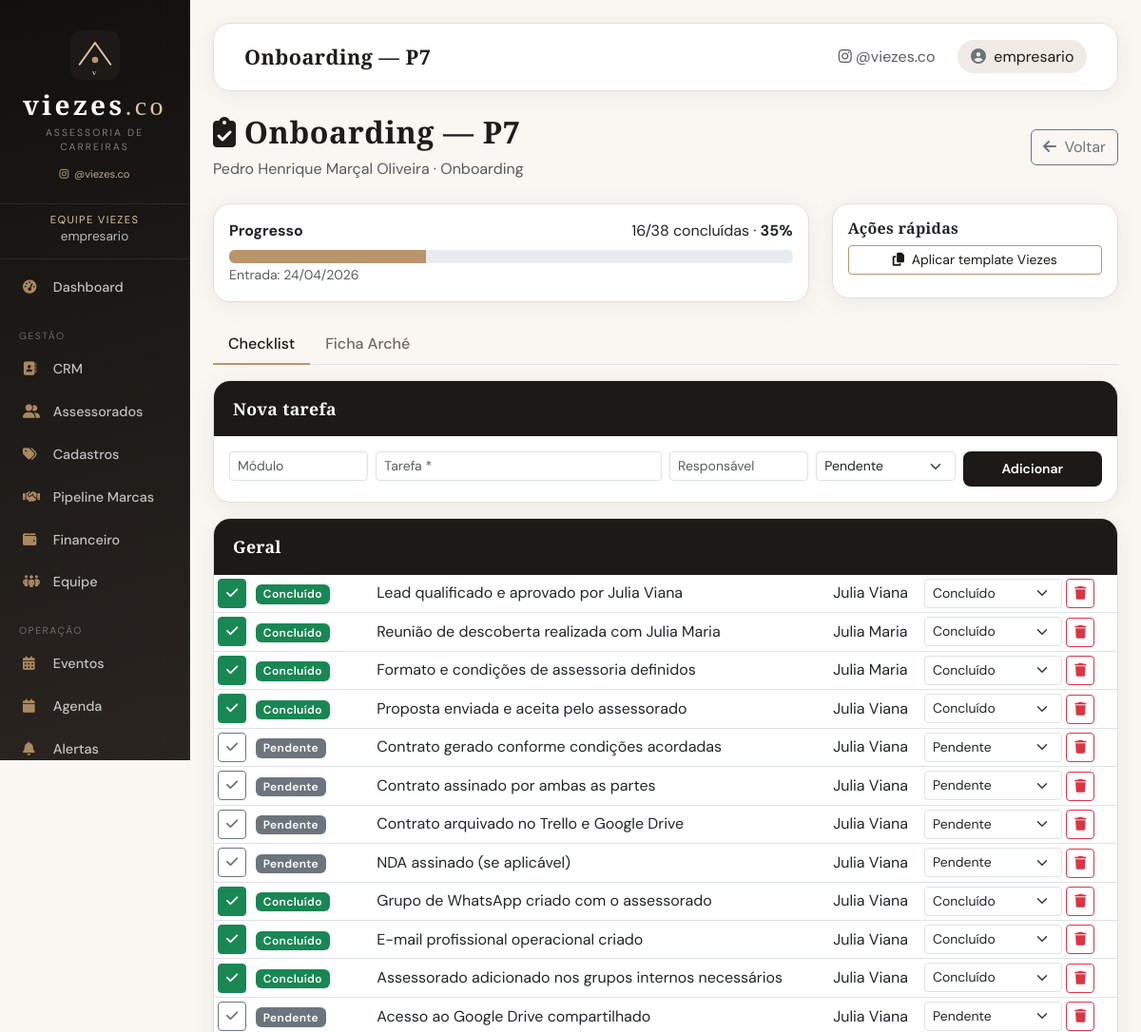
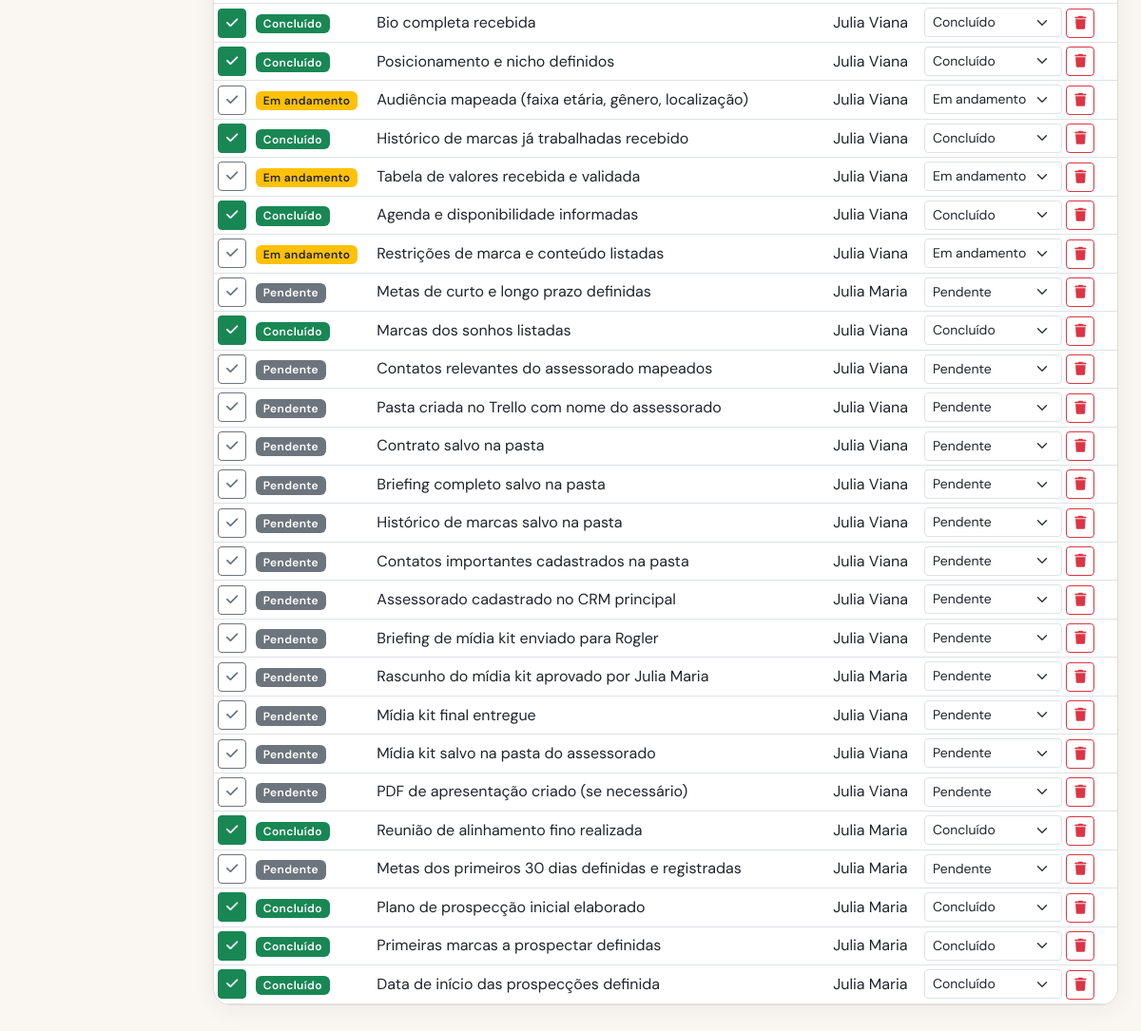
Page /artists/3/onboarding (signed in) on the committed database (2 pictures, top to bottom).
### app/models.py (models this page shows, shortened)
class User(UserMixin, db.Model):
    id = db.Column(db.Integer, primary_key=True)
    username = db.Column(db.String(80), unique=True, nullable=False)
    email = db.Column(db.String(120), unique=True, nullable=False)
    password_hash = db.Column(db.String(255), nullable=False)
    is_manager = db.Column(db.Boolean, default=False)  # True para empresário
    artist_id = db.Column(db.Integer, db.ForeignKey('artist.id'), nullable=True)
    display_name = db.Column(db.String(120), nullable=True)
    team_role = db.Column(db.String(40), nullable=True)  # estrategico, operacional, captacao
    phone = db.Column(db.String(20), nullable=True)
    is_active_user = db.Column(db.Boolean, default=True)
    created_at = db.Column(db.DateTime, default=datetime.utcnow)
    google_token = db.Column(db.Text, nullable=True)
    artist = db.relationship('Artist', backref='user_account', uselist=False)

class Artist(db.Model):
    id = db.Column(db.Integer, primary_key=True)
    name = db.Column(db.String(100), nullable=False)
    stage_name = db.Column(db.String(100), nullable=False)
    email = db.Column(db.String(120), nullable=False)
    phone = db.Column(db.String(20), nullable=True)
    artist_type_id = db.Column(db.Integer, db.ForeignKey('artist_type.id'), nullable=False)
    genre = db.Column(db.String(50), nullable=True)  # Gênero específico dentro do tipo
    description = db.Column(db.Text, nullable=True)
    color = db.Column(db.String(7), nullable=False)  # Cor em hex para agenda
    created_at = db.Column(db.DateTime, default=datetime.utcnow)
    is_active = db.Column(db.Boolean, default=True)
    client_status = db.Column(db.String(20), default='ativo')  # lead, onboarding, ativo, inativo
    service_type = db.Column(db.String(30), nullable=True)  # legado — use service_type_id
    service_type_id = db.Column(db.Integer, db.ForeignKey('catalog_item.id'), nullable=True)
    niche = db.Column(db.String(120), nullable=True)
    city = db.Column(db.String(80), nullable=True)
    state = db.Column(db.String(2), nullable=True)
    instagram = db.Column(db.String(120), nullable=True)
    onboarding_progress = db.Column(db.Integer, default=0)  # 0-100
    lead_id = db.Column(db.Integer, db.ForeignKey('lead.id'), nullable=True)
    onboarding_data = db.Column(db.Text, nullable=True)  # JSON — campos das planilhas
    entry_date = db.Column(db.Date, nullable=True)
    monthly_fee = db.Column(db.Numeric(12, 2), nullable=True)
    payment_status = db.Column(db.String(30), default='em_dia')  # em_dia, pendente, atrasado
    payment_due_day = db.Column(db.Integer, nullable=True)  # dia do mês
    current_phase = db.Column(db.String(80), nullable=True)
    strategic_manager = db.Column(db.String(120), nullable=True)
    operational_manager = db.Column(db.String(120), nullable=True)
    events = db.relationship('Event', backref='artist', lazy=True, cascade='all, delete-orphan')
    financial_records = db.relationship('FinancialRecord', backref='artist', lazy=True)
    brand_deals = db.relationship('BrandDeal', backref='artist', lazy=True)
    onboarding_tasks = db.relationship(
        'OnboardingTask', backref='artist', lazy=True, cascade='all, delete-orphan'
    )
    contract = db.relationship('ArtistContract', backref='artist', uselist=False, cascade='all, delete-orphan')
    onboarding_documents = db.relationship(
        'OnboardingDocument', backref='artist', lazy=True, cascade='all, delete-orphan'
    )
    rate_card_lines = db.relationship(
        'RateCardLine', backref='artist', lazy=True, cascade='all, delete-orphan'
    )
    dream_brands = db.relationship(
        'DreamBrand', backref='artist', lazy=True, cascade='all, delete-orphan'
    )
    partnership_history = db.relationship(
        'BrandPartnershipHistory', backref='artist', lazy=True, cascade='all, delete-orphan'
    )
    goals = db.relationship('ArtistGoal', backref='artist', lazy=True, cascade='all, delete-orphan')
    accesses = db.relationship('ArtistAccess', backref='artist', lazy=True, cascade='all, delete-orphan')
    availability_slots = db.relationship(
        'ArtistAvailability', backref='artist', lazy=True, cascade='all, delete-orphan'
    )
    onboarding_meetings = db.relationship(
        'OnboardingMeeting', backref='artist', lazy=True, cascade='all, delete-orphan'
    )
    digital_presence = db.relationship(
        'DigitalPresence', backref='artist', lazy=True, cascade='all, delete-orphan'
    )
    service_type_ref = db.relationship('CatalogItem', foreign_keys=[service_type_id])
    @property
    def client_status_label(self):
        labels = {
            'lead': 'Lead',
            'onboarding': 'Onboarding',
            'ativo': 'Ativo',
            'inativo': 'Inativo',
        }
        return labels.get(self.client_status, self.client_status)
    def get_onboarding_data(self):
        if not self.onboarding_data:
            return {}
        try:
            return json.loads(self.onboarding_data)
        except (json.JSONDecodeError, TypeError):
            return {}

class OnboardingTask(db.Model):
    id = db.Column(db.Integer, primary_key=True)
    artist_id = db.Column(db.Integer, db.ForeignKey('artist.id'), nullable=False)
    module = db.Column(db.String(80), nullable=True)
    title = db.Column(db.String(300), nullable=False)
    responsible = db.Column(db.String(120), nullable=True)
    status = db.Column(db.String(30), default='pendente')
    due_date = db.Column(db.Date, nullable=True)
    completed_at = db.Column(db.Date, nullable=True)
    notes = db.Column(db.Text, nullable=True)
    sort_order = db.Column(db.Integer, default=0)
    created_at = db.Column(db.DateTime, default=datetime.utcnow)
    STATUS_LABELS = {
        'pendente': 'Pendente',
        'concluido': 'Concluído',
        'em_andamento': 'Em andamento',
        'nao_iniciado': 'Não iniciado',
    }
    @property
    def status_label(self):
        return self.STATUS_LABELS.get(self.status, self.status)

### app/main/routes.py (the view)
@bp.route('/artists/<int:artist_id>/onboarding', methods=['GET', 'POST'])
@login_required
def artist_onboarding(artist_id):
    artist = Artist.query.get_or_404(artist_id)
    if not current_user.is_manager and current_user.artist_id != artist_id:
        flash('Acesso negado.', 'error')
        return redirect(url_for('main.dashboard'))
    can_edit = current_user.is_manager
    if request.method == 'POST' and request.form.get('form_type') == 'profile':
        save_profile_from_form(artist, request.form)
        db.session.commit()
        flash('Ficha de onboarding salva.', 'success')
        return redirect(url_for('main.artist_onboarding', artist_id=artist_id))
    tasks = OnboardingTask.query.filter_by(artist_id=artist_id).order_by(
        OnboardingTask.sort_order
    ).all()
    done = sum(1 for t in tasks if t.status == 'concluido')
    total = len(tasks) or 1
    recalculate_onboarding_progress(artist_id)
    db.session.commit()
    modules = {}
    for t in tasks:
        mod = t.module or 'Geral'
        modules.setdefault(mod, []).append(t)
    profile = artist.get_onboarding_data()
    return render_template(
        'main/artist_onboarding.html',
        artist=artist,
        tasks=tasks,
        modules=modules,
        done=done,
        total=total,
        profile=profile,
        sections=ONBOARDING_PROFILE_SECTIONS,
        statuses=OnboardingTask.STATUS_LABELS,
        can_edit=can_edit,
    )

### app/templates/main/artist_onboarding.html (shortened to what this page needs)
{% extends "base.html" %}
{% block page_title %}Onboarding — {{ artist.stage_name }}{% endblock %}
{% block content %}
<div class="row mb-4">
    <div class="col-12 d-flex justify-content-between align-items-center flex-wrap gap-2">
        <div>
            <h2><i class="fas fa-clipboard-check me-2"></i>Onboarding — {{ artist.stage_name }}</h2>
            <p class="text-muted mb-0">{{ artist.name }} · {{ artist.client_status_label }}</p>
        </div>
        <a href="{{ url_for('main.artist_detail', artist_id=artist.id) }}" class="btn btn-outline-secondary">
            <i class="fas fa-arrow-left me-1"></i> Voltar
        </a>
    </div>
</div>
<div class="row mb-4">
    <div class="col-lg-8">
        <div class="card">
            <div class="card-body">
                <div class="d-flex justify-content-between mb-2">
                    <strong>Progresso</strong>
                    <span>{{ done }}/{{ total }} concluídas · <strong>{{ artist.onboarding_progress }}%</strong></span>
                </div>
                <div class="progress" style="height: 14px;">
                    <div class="progress-bar bg-success" style="width: {{ artist.onboarding_progress }}%"></div>
                </div>
                {% if artist.entry_date %}
                <small class="text-muted">Entrada: {{ artist.entry_date.strftime('%d/%m/%Y') }}</small>
                {% endif %}
            </div>
        </div>
    </div>
    <div class="col-lg-4">
        <div class="card">
            <div class="card-body">
                <h6>Ações rápidas</h6>
                {% if can_edit %}
                <form method="post" action="{{ url_for('main.onboarding_apply_template', artist_id=artist.id) }}" class="mb-2">
                    <button type="submit" class="btn btn-outline-primary btn-sm w-100">
                        <i class="fas fa-copy me-1"></i> Aplicar template Viezes
                    </button>
                </form>
                {% endif %}
            </div>
        </div>
    </div>
</div>
<ul class="nav nav-tabs mb-3" role="tablist">
    <li class="nav-item"><a class="nav-link active" data-bs-toggle="tab" href="#tab-checklist">Checklist</a></li>
    <li class="nav-item"><a class="nav-link" data-bs-toggle="tab" href="#tab-ficha">Ficha Arché</a></li>
</ul>
<div class="tab-content">
    <div class="tab-pane fade show active" id="tab-checklist">
        {% if can_edit %}
        <div class="card mb-3">
            <div class="card-header">Nova tarefa</div>
            <div class="card-body">
                <form method="post" action="{{ url_for('main.onboarding_task_create', artist_id=artist.id) }}" class="row g-2">
                    <div class="col-md-2"><input name="module" class="form-control form-control-sm" placeholder="Módulo"></div>
                    <div class="col-md-4"><input name="title" class="form-control form-control-sm" placeholder="Tarefa *" required></div>
                    <div class="col-md-2"><input name="responsible" class="form-control form-control-sm" placeholder="Responsável"></div>
                    <div class="col-md-2">
                        <select name="status" class="form-select form-select-sm">
                            {% for k, v in statuses.items() %}<option value="{{ k }}">{{ v }}</option>{% endfor %}
                        </select>
                    </div>
                    <div class="col-md-2"><button class="btn btn-primary btn-sm w-100">Adicionar</button></div>
                </form>
            </div>
        </div>
        {% endif %}
        {% for mod, mod_tasks in modules.items() %}
        <div class="card mb-3">
            <div class="card-header fw-bold">{{ mod }}</div>
            <div class="card-body p-0">
                <table class="table table-sm mb-0 align-middle">
                    <tbody>
                        {% for t in mod_tasks %}
                        <tr>
                            <td style="width:40px">
                                {% if can_edit %}
                                <form method="post" action="{{ url_for('main.onboarding_task_toggle', artist_id=artist.id, task_id=t.id) }}">
                                    <button type="submit" class="btn btn-sm {% if t.status == 'concluido' %}btn-success{% else %}btn-outline-secondary{% endif %}" title="Marcar concluído">
                                        <i class="fas fa-check"></i>
                                    </button>
                                </form>
                                {% endif %}
                            </td>
                            <td>
                                <span class="badge {% if t.status == 'concluido' %}bg-success{% elif t.status == 'em_andamento' %}bg-warning text-dark{% else %}bg-secondary{% endif %}">
                                    {{ t.status_label }}
                                </span>
                            </td>
                            <td>{{ t.title }}</td>
                            <td>{{ t.responsible or '—' }}</td>
                            <td class="text-nowrap">
                                {% if can_edit %}
                                <form method="post" action="{{ url_for('main.onboarding_task_update', artist_id=artist.id, task_id=t.id) }}" class="d-inline-flex gap-1">
                                    <select name="status" class="form-select form-select-sm" style="width:auto" onchange="this.form.submit()">
                                        {% for k, v in statuses.items() %}
                                        <option value="{{ k }}" {% if t.status == k %}selected{% endif %}>{{ v }}</option>
                                        {% endfor %}
                                    </select>
                                </form>
                                <form method="post" action="{{ url_for('main.onboarding_task_delete', artist_id=artist.id, task_id=t.id) }}" class="d-inline" onsubmit="return confirm('Remover tarefa?');">
                                    <button class="btn btn-sm btn-outline-danger"><i class="fas fa-trash"></i></button>
                                </form>
                                {% endif %}
                            </td>
                        </tr>
                        {% endfor %}
                    </tbody>
                </table>
            </div>
        </div>
        {% else %}
        <p class="text-muted">Nenhuma tarefa. Use &quot;Aplicar template Viezes&quot; para carregar o checklist padrão.</p>
        {% endfor %}
    </div>
</div>
{% endblock %}

### app/templates/base.html (shortened to what this page needs)
<!DOCTYPE html>
<html lang="pt-BR">
<head>
    <link href="https://cdn.jsdelivr.net/npm/bootstrap@5.3.0/dist/css/bootstrap.min.css" rel="stylesheet">
    <link href="https://cdnjs.cloudflare.com/ajax/libs/font-awesome/6.5.1/css/all.min.css" rel="stylesheet">
    <link href="https://cdn.jsdelivr.net/npm/fullcalendar@6.1.4/index.global.min.css" rel="stylesheet">
    <link href="{{ url_for('static', filename='css/viezes.css') }}" rel="stylesheet">
</head>
<body class="{% block body_class %}{% endblock %}">
    <div class="container-fluid">
        <div class="row">
            {% if current_user.is_authenticated %}
            <div class="col-md-2 px-0 desktop-sidebar">
                <div class="sidebar py-2">
                    {% include '_viezes_brand.html' %}
                    <div class="sidebar-user">
                        <div class="role">{% if current_user.is_manager %}Equipe Viezes{% else %}Assessorado{% endif %}</div>
                        <div class="name">{{ current_user.display_name or current_user.username }}</div>
                    </div>
                    {% include '_sidebar_nav.html' %}
                </div>
            </div>
            {% endif %}
            <div class="{% if current_user.is_authenticated %}col-md-10{% else %}col-12{% endif %} px-0">
                <div class="main-content p-4">
                    {% if current_user.is_authenticated %}
                    <nav class="navbar navbar-expand-lg top-navbar mb-4">
                        <div class="container-fluid">
                            <span class="navbar-brand mb-0">
                                {% block page_title %}Painel{% endblock %}
                            </span>
                            <div class="navbar-nav ms-auto align-items-center">
                                <a href="https://www.instagram.com/viezes.co" target="_blank" rel="noopener"
                                   class="nav-link d-none d-md-inline text-muted small me-3">
                                    <i class="fab fa-instagram me-1"></i>@viezes.co
                                </a>
                                <span class="user-pill">
                                    <i class="fas fa-circle-user me-1 text-secondary"></i>
                                    {{ current_user.display_name or current_user.username }}
                                </span>
                            </div>
                        </div>
                    </nav>
                    {% endif %}
                    {% block content %}{% endblock %}
                </div>
            </div>
        </div>
    </div>
</body>
</html>

### rows in the picture
User: display_name+username "empresario"
Artist: stage_name "P7", name "Pedro Henrique Marçal Oliveira", client_status_label "Onboarding", onboarding_progress "35", entry_date "24/04/2026"
OnboardingTask: status_label "Concluído", title "Lead qualificado e aprovado por Julia Viana", responsible "Julia Viana", status "Concluído"
OnboardingTask: status_label "Concluído", title "Reunião de descoberta realizada com Julia Maria", responsible "Julia Maria", status "Concluído"
OnboardingTask: status_label "Concluído", title "Formato e condições de assessoria definidos", responsible "Julia Maria", status "Concluído"
OnboardingTask: status_label "Concluído", title "Proposta enviada e aceita pelo assessorado", responsible "Julia Viana", status "Concluído"
OnboardingTask: status_label "Pendente", title "Contrato gerado conforme condições acordadas", responsible "Julia Viana", status "Pendente"
OnboardingTask: status_label "Pendente", title "Contrato assinado por ambas as partes", responsible "Julia Viana", status "Pendente"
OnboardingTask: status_label "Pendente", title "Contrato arquivado no Trello e Google Drive", responsible "Julia Viana", status "Pendente"
OnboardingTask: status_label "Pendente", title "NDA assinado (se aplicável)", responsible "Julia Viana", status "Pendente"
OnboardingTask: status_label "Concluído", title "Grupo de WhatsApp criado com o assessorado", responsible "Julia Viana", status "Concluído"
OnboardingTask: status_label "Concluído", title "E-mail profissional operacional criado", responsible "Julia Viana", status "Concluído"
OnboardingTask: status_label "Concluído", title "Assessorado adicionado nos grupos internos necessários", responsible "Julia Viana", status "Concluído"
OnboardingTask: status_label "Pendente", title "Acesso ao Google Drive compartilhado", responsible "Julia Viana", status "Pendente"
OnboardingTask: status_label "Concluído", title "Bio completa recebida", responsible "Julia Viana", status "Concluído"
OnboardingTask: status_label "Concluído", title "Posicionamento e nicho definidos", responsible "Julia Viana", status "Concluído"
OnboardingTask: status_label "Em andamento", title "Audiência mapeada (faixa etária, gênero, localização)", responsible "Julia Viana", status "Em andamento"
OnboardingTask: status_label "Concluído", title "Histórico de marcas já trabalhadas recebido", responsible "Julia Viana", status "Concluído"
OnboardingTask: status_label "Em andamento", title "Tabela de valores recebida e validada", responsible "Julia Viana", status "Em andamento"
OnboardingTask: status_label "Concluído", title "Agenda e disponibilidade informadas", responsible "Julia Viana", status "Concluído"
OnboardingTask: status_label "Em andamento", title "Restrições de marca e conteúdo listadas", responsible "Julia Viana", status "Em andamento"
OnboardingTask: status_label "Pendente", title "Metas de curto e longo prazo definidas", responsible "Julia Maria", status "Pendente"
OnboardingTask: status_label "Concluído", title "Marcas dos sonhos listadas", responsible "Julia Viana", status "Concluído"
OnboardingTask: status_label "Pendente", title "Contatos relevantes do assessorado mapeados", responsible "Julia Viana", status "Pendente"
OnboardingTask: status_label "Pendente", title "Pasta criada no Trello com nome do assessorado", responsible "Julia Viana", status "Pendente"
OnboardingTask: status_label "Pendente", title "Contrato salvo na pasta", responsible "Julia Viana", status "Pendente"
OnboardingTask: status_label "Pendente", title "Briefing completo salvo na pasta", responsible "Julia Viana", status "Pendente"
OnboardingTask: status_label "Pendente", title "Histórico de marcas salvo na pasta", responsible "Julia Viana", status "Pendente"
OnboardingTask: status_label "Pendente", title "Contatos importantes cadastrados na pasta", responsible "Julia Viana", status "Pendente"
OnboardingTask: status_label "Pendente", title "Assessorado cadastrado no CRM principal", responsible "Julia Viana", status "Pendente"
OnboardingTask: status_label "Pendente", title "Briefing de mídia kit enviado para Rogler", responsible "Julia Viana", status "Pendente"
OnboardingTask: status_label "Pendente", title "Rascunho do mídia kit aprovado por Julia Maria", responsible "Julia Maria", status "Pendente"
OnboardingTask: status_label "Pendente", title "Mídia kit final entregue", responsible "Julia Viana", status "Pendente"
OnboardingTask: status_label "Pendente", title "Mídia kit salvo na pasta do assessorado", responsible "Julia Viana", status "Pendente"
OnboardingTask: status_label "Pendente", title "PDF de apresentação criado (se necessário)", responsible "Julia Viana", status "Pendente"
OnboardingTask: status_label "Concluído", title "Reunião de alinhamento fino realizada", responsible "Julia Maria", status "Concluído"
OnboardingTask: status_label "Pendente", title "Metas dos primeiros 30 dias definidas e registradas", responsible "Julia Maria", status "Pendente"
OnboardingTask: status_label "Concluído", title "Plano de prospecção inicial elaborado", responsible "Julia Maria", status "Concluído"
OnboardingTask: status_label "Concluído", title "Primeiras marcas a prospectar definidas", responsible "Julia Maria", status "Concluído"
OnboardingTask: status_label "Concluído", title "Data de início das prospecções definida", responsible "Julia Maria", status "Concluído"

### other values in the picture
{{ done }} "16"
{{ total }} "38"
{{ mod }} "Geral"
form field status "Pendente"
